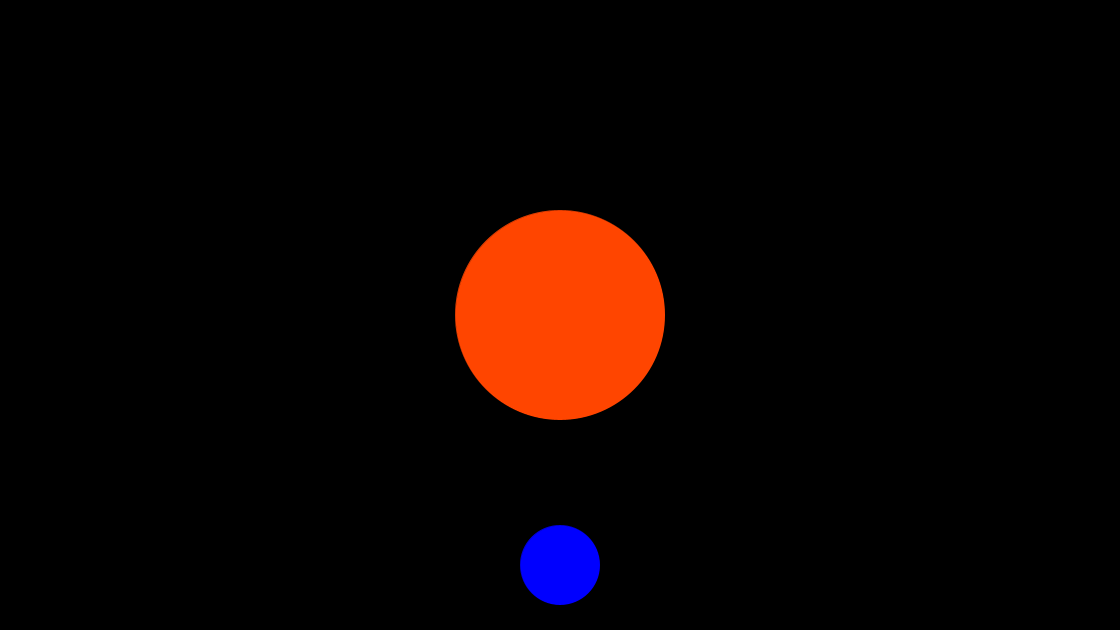
Frame 1 (no input)
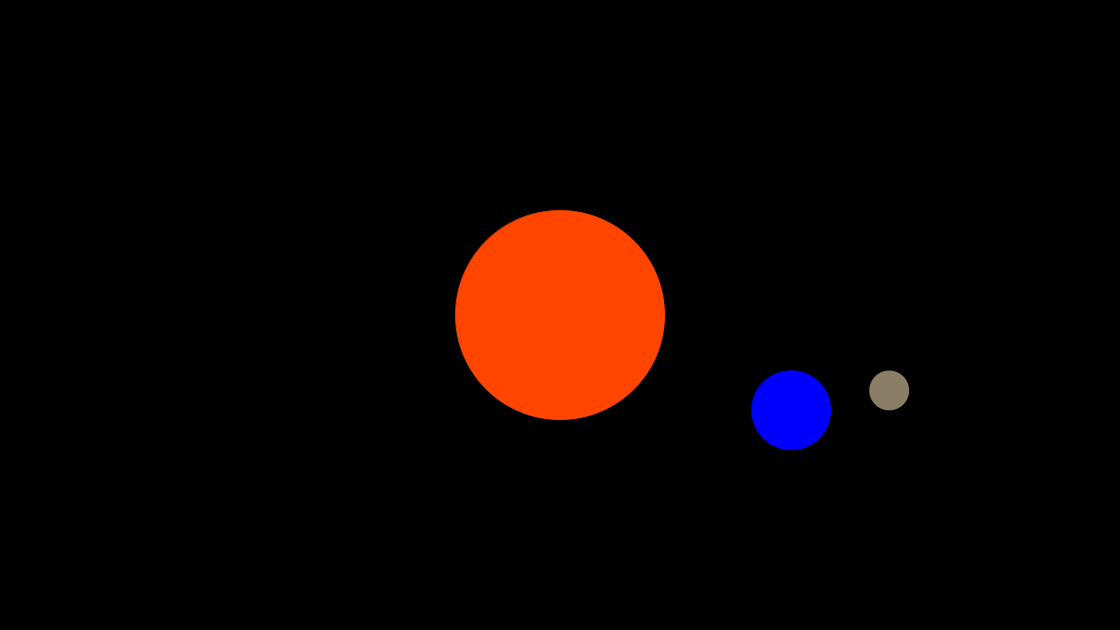
Frame 60 (the mouse pressed at the canvas centre just before this capture)
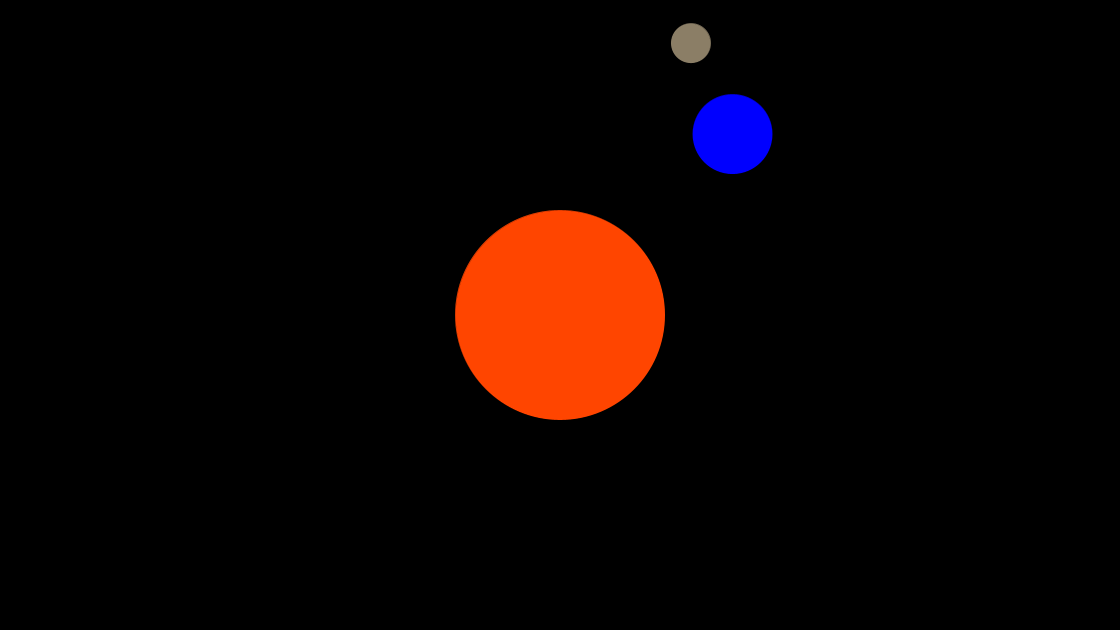
Frame 120 (the mouse held since frame 60 and released just before this capture)

The Processing sketch that drew these frames (run headless with seeded random() and noise(); from frame 60 on, the mouse is pressed at the canvas centre):

// Processing sketch: earth_moon
// ── earth_moon.pde
float angle = 0.0;
float angle2 = 0.0;
float offset = 300;
float scalar = 250;
float speed = 0.02;

void setup()
{
  size(1120, 630);
  strokeWeight(0);
}

void draw()
{
  background(0);
  translate(width/2, height/2);
  // sun
  fill(255, 69, 0);
  circle(0, 0, height/3);
  // earth
  fill(0, 0, 255);
  float x = sin(angle)*scalar;
  float y = cos(angle)*scalar;
  circle(x, y, 80);
  
  fill(139, 126, 102);
  translate(x, y);
  float x2 = sin(angle2)*100;
  float y2 = cos(angle2)*100;
  circle(x2, y2, 40);
  
  angle += speed;
  angle2 += 0.03;
}
